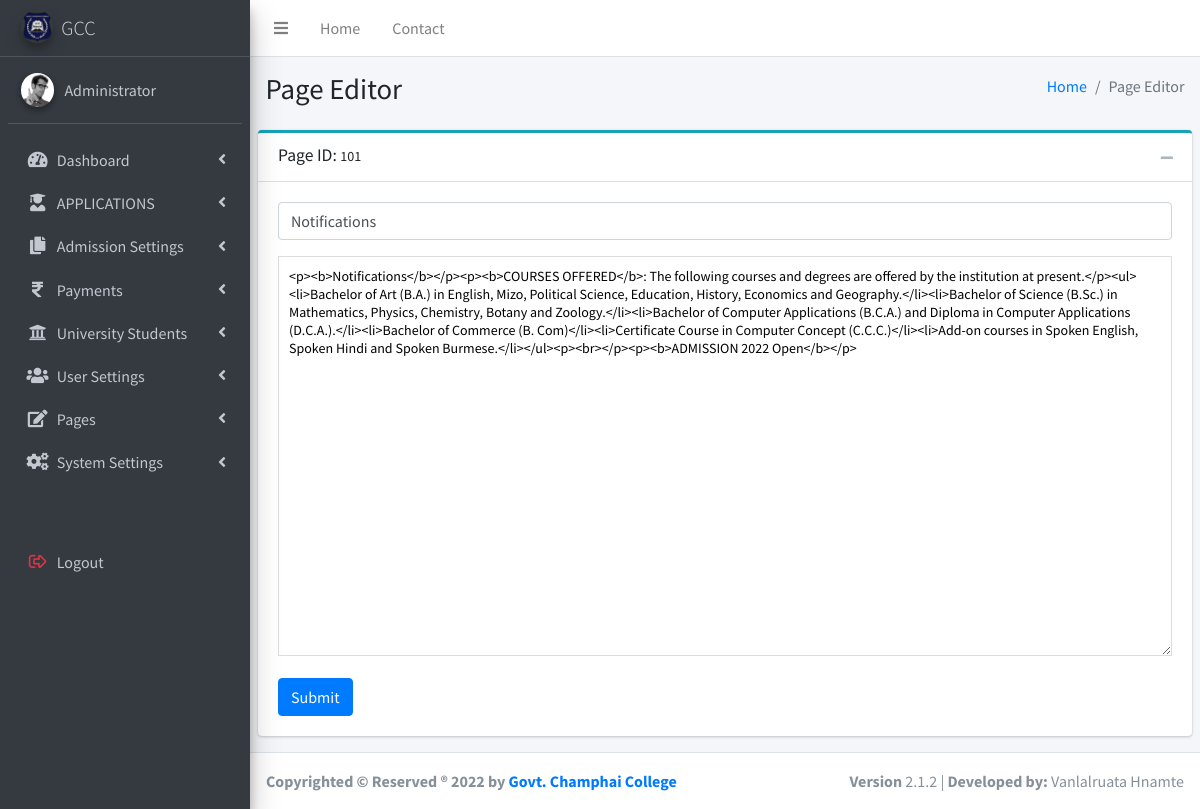
/Code/admin/index.php?page=pageedit&pageid=101 (signed in), run on the app's committed database.
### tables this page shows
CREATE TABLE `tbl_pages` (
  `id` int(10) UNSIGNED NOT NULL COMMENT 'ID',
  `pagetitle` varchar(255) DEFAULT NULL COMMENT 'Title',
  `pagecontent` longtext DEFAULT NULL COMMENT 'Description'
);

CREATE TABLE `tbl_general_settings` (
  `id` int(10) UNSIGNED NOT NULL,
  `college_name` varchar(255) DEFAULT NULL,
  `site_title` varchar(255) DEFAULT NULL,
  `college_code` varchar(255) DEFAULT NULL,
  `address` varchar(255) DEFAULT NULL,
  `phone` varchar(255) DEFAULT NULL,
  `email` varchar(255) DEFAULT NULL,
  `currency` varchar(255) DEFAULT 'INR',
  `currency_symbol` varchar(255) DEFAULT '₹',
  `logo` longtext DEFAULT NULL,
  `favicon` longtext DEFAULT NULL,
  `system_version` varchar(255) DEFAULT '1.0',
  `active_status` int(11) DEFAULT 1,
  `currency_code` varchar(255) DEFAULT 'INR',
  `language_name` varchar(255) DEFAULT 'en',
  `session_year` varchar(255) DEFAULT '2020',
  `system_domain` varchar(255) DEFAULT NULL,
  `copyright_text` varchar(255) DEFAULT NULL,
  `smartchat` longtext DEFAULT NULL,
  `api_url` int(11) NOT NULL DEFAULT 1,
  `ttl_rtl` int(11) NOT NULL DEFAULT 2,
  `created_at` timestamp NULL DEFAULT NULL,
  `updated_at` timestamp NULL DEFAULT NULL,
  `time_zone_id` int(11) DEFAULT NULL,
  `session_id` int(10) UNSIGNED DEFAULT NULL,
  `language_id` int(10) UNSIGNED DEFAULT 1,
  `date_format_id` int(10) UNSIGNED DEFAULT 1,
  `college_id` int(10) UNSIGNED DEFAULT 1
);

### Code/admin/pageeditor.php (the view, shortened to what this page needs)
<div class="content-wrapper">
  <section class="content-header">
    <div class="container-fluid">
      <div class="row mb-2">
        <div class="col-sm-6">
          <h1>Page Editor</h1>
        </div>
        <div class="col-sm-6">
          <ol class="breadcrumb float-sm-right">
            <li class="breadcrumb-item"><a href="?page=dashboard">Home</a></li>
            <li class="breadcrumb-item active">Page Editor</li>
          </ol>
        </div>
      </div>
    </div>
  </section>
  <?php
      $title = '';
      $content = '';
      $requestType = $_SERVER['REQUEST_METHOD'];
       if($requestType == 'GET'){
          if(isset($_GET['pageid'])){
              $mysqli = new mysqli(DBHOST, DBUSER, DBPWD, DBNAME);
              $query="select pagetitle, pagecontent from tbl_pages where id = " . $_GET['pageid'].";";
              $result = $mysqli->query($query);
              $row = $result->fetch_row();
              $title = $row[0];
              $content = $row[1];
          }
      }
  ?>
  <section class="content">
    <div class="row">
      <div class="col-md-12">
       <form action="" method="post" enctype="multipart/form-data">
          <div class="card card-outline card-info">
              <div class="card-header">
              <h3 class="card-title">
                  Page ID:
                  <small><?php if(isset($_GET['pageid'])) { echo $_GET['pageid']; } ?></small>
              </h3>
              <div class="card-tools">
                  <button type="button" class="btn btn-tool btn-sm" data-card-widget="collapse" data-toggle="tooltip"
                          title="Collapse">
                  <i class="fas fa-minus"></i></button>
              </div>
              </div>
              <div class="card-body pad">
              <div class="mb-3">
                  <input type="text" class="form-control" id="title" name="title" Placeholder="Add Title Here Eg: Home" value="<?php  echo $title; ?>">
              </div>
              <div class="mb-3">
                  <textarea class="textarea" id="description" name="description" placeholder="Place some text here"
                          style="width: 100%; height: 400px; font-size: 14px; line-height: 18px; border: 1px solid #dddddd; padding: 10px;"><?php echo htmlspecialchars_decode($content); ?></textarea>
              </div>
              <div class="mb-6">
                  <button type="submit" class="btn btn-primary">Submit</button>
              </div>
              </div>
          </div>
        </form>
      </div>
    </div>
  </section>
</div>

### Code/admin/footer.php (shortened to what this page needs)
<footer class="main-footer">
    <?php
        $mysqli = new mysqli(DBHOST, DBUSER, DBPWD, DBNAME);
        $query = "select copyright_text from tbl_general_settings where college_id = 1";
        $result = $mysqli->query($query);
        $row = $result->fetch_row();
        echo '<strong>' . $row[0] . '</strong>';
    ?>
    <div class="float-right d-none d-sm-inline-block">
      <b>Version</b> 2.1.2 | <span><strong>Developed by:</strong> Vanlalruata Hnamte</span>
    </div>
  </footer>
</div>
</body>
</html>

### data on the page
tbl_pages: title "Notifications", description "<p><b>Notifications</b></p><p><b>COURSES OFFERED</b>: The following courses and degrees are offered by the institution at present.</p><ul><li>Bachelor of Art (B.A.) in English, Mizo, Political Science, Education, History, Economics and Geography.</li><li>Bachelor of Science (B.Sc.) in Mathematics, Physics, Chemistry, Botany and Zoology.</li><li>Bachelor of Computer Applications (B.C.A.) and Diploma in Computer Applications (D.C.A.).</li><li>Bachelor of Commerce (B. Com)</li><li>Certificate Course in Computer Concept (C.C.C.)</li><li>Add-on courses in Spoken English, Spoken Hindi and Spoken Burmese.</li></ul><p><br></p><p><b>ADMISSION 2022 Open</b></p>"
tbl_general_settings: copyright_text "Copyrighted © Reserved ® 2022 by Govt. Champhai College"

### other printed values
$acronym "GCC"
$_SESSION['$name'] "Administrator"
$_GET['pageid'] "101"
